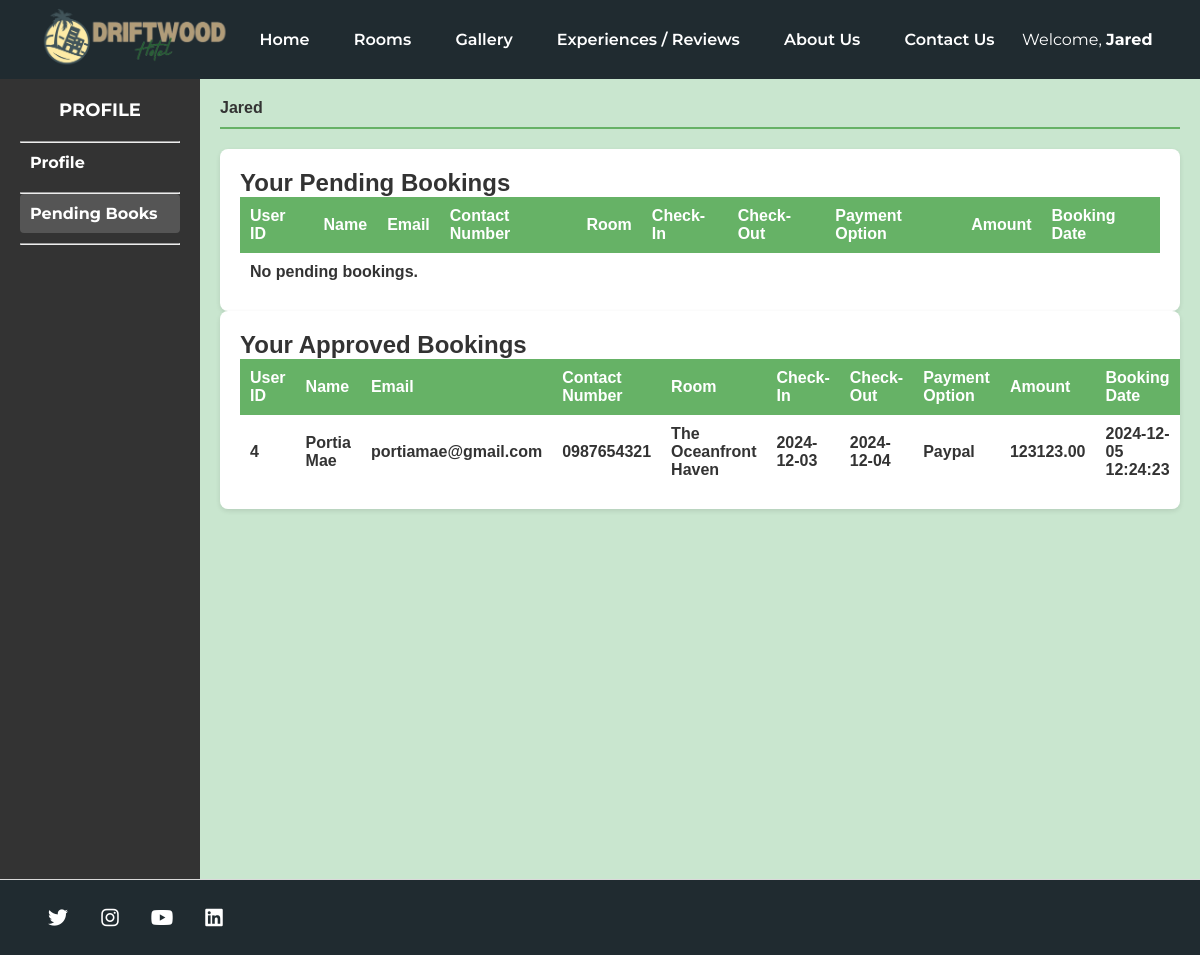
/profile/pending_books.php (signed in), run on the app's committed database.
### tables this page shows
CREATE TABLE `approved_bookings` (
  `id` int(11) NOT NULL,
  `user_id` int(11) DEFAULT NULL,
  `full_name` varchar(255) NOT NULL,
  `email` varchar(255) NOT NULL,
  `contact_number` varchar(15) NOT NULL,
  `room` varchar(50) NOT NULL,
  `check_in` date NOT NULL,
  `check_out` date NOT NULL,
  `payment_option` varchar(50) DEFAULT NULL,
  `amount` decimal(10,2) NOT NULL,
  `created_at` timestamp NOT NULL DEFAULT current_timestamp(),
  `approved_at` timestamp NOT NULL DEFAULT current_timestamp() ON UPDATE current_timestamp()
);

### profile/pending_books.php (the view, shortened to what this page needs)
<?php
require '../logged_in.php';
$user_id = $_SESSION['user_id'];
try {
    $pdo = new PDO("mysql:host=$host;dbname=$dbname", $username, $password);
    $pdo->setAttribute(PDO::ATTR_ERRMODE, PDO::ERRMODE_EXCEPTION);
    $pendingBookingsQuery = "SELECT * FROM bookings WHERE user_id = :user_id";
    $stmt = $pdo->prepare($pendingBookingsQuery);
    $stmt->execute(['user_id' => $user_id]);
    $pendingBookings = $stmt->fetchAll(PDO::FETCH_ASSOC);
    $approvedBookingsQuery = "SELECT * FROM approved_bookings WHERE user_id = :user_id";
    $stmt = $pdo->prepare($approvedBookingsQuery);
    $stmt->execute(['user_id' => $user_id]);
    $approvedBookings = $stmt->fetchAll(PDO::FETCH_ASSOC);
} catch (PDOException $e) {
    echo "Error: " . $e->getMessage();
}
?>
<!DOCTYPE html>
<html lang="en">
<head>
    <link rel="stylesheet" href="../css/admindesign.css">
    <link rel="stylesheet" href="../Room-desc.css">
    <link rel="stylesheet" href="https://cdnjs.cloudflare.com/ajax/libs/font-awesome/6.0.0-beta3/css/all.min.css">
</head>
<body>
<header class="main-header">
        <div class="logo"><img src="../Drifcombieng.png" id="logopic"></div>
        <nav class="header-nav">
            <a href="../index.php">Home</a>
            <a href="../rooms.php">Rooms</a>
            <a href="../index.php#Gallery">Gallery</a>
            <a href="../index.php#Experience">Experiences / Reviews</a>
            <a href="../index.php#About">About Us</a>
            <a href="../index.php#Contact">Contact Us</a>
        </nav>
</header>
    <div class="dashboard">
        <aside class="sidebar">
            <div class="admin-title">PROFILE</div>
            <nav class="menu">
                <hr>
                <a href="profile.php" class="menu-item">Profile</a>
                <hr>
                <a href="pending_books.php" class="menu-item active">Pending Books</a>
                <hr>
            </nav>
        </aside>
        <div class="content">
            <div class="content-header">
            </div>
                <div class="table-container">
                        <h2>Your Pending Bookings</h2>
                        <table>
                            <thead>
                                <tr>
                                    <th>User ID</th>
                                    <th>Name</th>
                                    <th>Email</th>
                                    <th>Contact Number</th>
                                    <th>Room</th>
                                    <th>Check-In</th>
                                    <th>Check-Out</th>
                                    <th>Payment Option</th>
                                    <th>Amount</th>
                                    <th>Booking Date</th>
                                </tr>
                            </thead>
                            <tbody>
                                <?php if (!empty($pendingBookings)): ?>
                                    <?php foreach ($pendingBookings as $row): ?>
                                        <tr>
                                            <td><?php echo $row['user_id']; ?></td>
                                            <td><?php echo $row['full_name']; ?></td>
                                            <td><?php echo $row['email']; ?></td>
                                            <td><?php echo $row['contact_number']; ?></td>
                                            <td><?php echo $row['room']; ?></td>
                                            <td><?php echo $row['check_in']; ?></td>
                                            <td><?php echo $row['check_out']; ?></td>
                                            <td><?php echo $row['payment_option']; ?></td>
                                            <td><?php echo $row['amount']; ?></td>
                                            <td><?php echo $row['created_at']; ?></td>
                                            <td>
                                            </td>
                                        </tr>
                                    <?php endforeach; ?>
                                <?php else: ?>
                                    <tr>
                                        <td colspan="11">No pending bookings.</td>
                                    </tr>
                                <?php endif; ?>
                            </tbody>
                        </table>
                    </div>
                    <div class="table-container">
                        <h2>Your Approved Bookings</h2>
                        <table>
                            <thead>
                                <tr>
                                    <th>User ID</th>
                                    <th>Name</th>
                                    <th>Email</th>
                                    <th>Contact Number</th>
                                    <th>Room</th>
                                    <th>Check-In</th>
                                    <th>Check-Out</th>
                                    <th>Payment Option</th>
                                    <th>Amount</th>
                                    <th>Booking Date</th>
                                </tr>
                            </thead>
                            <tbody>
                                <?php if (!empty($approvedBookings)): ?>
                                    <?php foreach ($approvedBookings as $row): ?>
                                        <tr>
                                            <td><?php echo $row['user_id']; ?></td>
                                            <td><?php echo $row['full_name']; ?></td>
                                            <td><?php echo $row['email']; ?></td>
                                            <td><?php echo $row['contact_number']; ?></td>
                                            <td><?php echo $row['room']; ?></td>
                                            <td><?php echo $row['check_in']; ?></td>
                                            <td><?php echo $row['check_out']; ?></td>
                                            <td><?php echo $row['payment_option']; ?></td>
                                            <td><?php echo $row['amount']; ?></td>
                                            <td><?php echo $row['created_at']; ?></td>
                                        </tr>
                                    <?php endforeach; ?>
                                <?php else: ?>
                                    <tr>
                                        <td colspan="11">No approved bookings.</td>
                                    </tr>
                                <?php endif; ?>
                            </tbody>
                        </table>
                    </div>
            </div>
        </div>
</body>
<footer class="footer">
    <div class="social-icons">
        <a href="https://x.com/DriftwoodHotel_" class="social-icon" target="_blank" aria-label="Twitter">
            <i class="fa-brands fa-twitter"></i>
        </a>
        <a href="https://instagram.com" class="social-icon" target="_blank" aria-label="Instagram">
            <i class="fab fa-instagram"></i>
        </a>
        <a href="https://www.youtube.com/channel/UCvgEu53gkqXZ369T61gtMEg" class="social-icon" target="_blank" aria-label="YouTube">
            <i class="fab fa-youtube"></i>
        </a>
        <a href="https://www.linkedin.com/in/driftwoodhotel-ph-8a8008338/" class="social-icon" target="_blank" aria-label="LinkedIn">
            <i class="fab fa-linkedin"></i>
        </a>
    </div>
</footer>
</html>

### css/admindesign.css (style rules this page uses)
*, *::before, *::after { margin: 0; padding: 0; box-sizing: border-box; }
:root { --bg-60-: #202B30; --bg-30-: #384B54; --bg-10-: #FFFFFF; --bg-sub-: whitesmoke; --bg-btn-: #68D2B7; --font-fam-poppins-: "Poppins", sans-serif; --font-fam-montserrat-: "Montserrat", sans-serif; }
html { scroll-behavior: smooth; }
body { margin: 0; font-family: Arial, sans-serif; background-color: #e6f3e6; overflow-x: hidden; }
.main-header { display: flex; align-items: center; padding: 10px; background-color: #66b266; }
.main-header .logo img { height: 50px; }
.dashboard { display: flex; height: 100vh; overflow-x: hidden; }
.admin-title { text-align: center; font-family: 'Montserrat'; }
.sidebar { width: 200px; background-color: #333; color: white; height: 100vh; padding: 20px; box-sizing: border-box; }
.sidebar .admin-title { font-size: 18px; font-weight: bold; margin-bottom: 20px; }
.sidebar .menu .menu-item { display: block; color: white; text-decoration: none; padding: 10px; margin-bottom: 10px; border-radius: 4px; font-family: 'Montserrat'; }
.sidebar .menu .menu-item:hover, .sidebar .menu .menu-item.active { background-color: #555; }
.content { flex: 1; padding: 20px; box-sizing: border-box; background-color: #C9E6CF; overflow-x: auto; }
.content-header { display: flex; justify-content: space-between; align-items: center; border-bottom: 2px solid #66b266; padding-bottom: 10px; margin-bottom: 20px; }
.table-container { background-color: white; padding: 20px; border-radius: 8px; box-shadow: 0 2px 5px rgba(0, 0, 0, 0.1); overflow-x: auto; }
table { width: 100%; border-collapse: collapse; table-layout: auto; }
thead th { background-color: #66b266; color: white; padding: 10px; text-align: left; }
tbody td { padding: 10px; border-bottom: 1px solid #ddd; word-wrap: break-word; }
tbody tr:last-child td { border-bottom: none; }

### Room-desc.css (style rules this page uses)
*, *::before, *::after { margin: 0; padding: 0; box-sizing: border-box; }
:root { --bg-60-: #202B30; --bg-30-: #384B54; --bg-10-: #FFFFFF; --bg-sub-: whitesmoke; --bg-btn-: #68D2B7; --font-fam-poppins-: "Poppins", sans-serif; --font-fam-montserrat-: "Montserrat", sans-serif; }
html { scroll-behavior: smooth; }
body { background-color: #ACB9B6; color: #333; }
.main-header { width: 100%; height: 79px; background: #202b30; display: flex; justify-content: space-between; align-items: center; padding: 0 40px; box-sizing: border-box; }
#logopic { width: 12em; height: auto; }
.header-nav a { margin: 0 20px; font-weight: 600; font-size: 16px; color: #FFFFFF; text-decoration: none; }
a { color: inherit; text-decoration: none; }
header { font-family: var(--font-fam-montserrat-); background-color: var(--bg-60-); display: flex; flex-direction: column; justify-content: space-evenly; align-items: center; color: white; }
* { box-sizing: border-box; }
footer { width: 100%; height: 76px; background-color: #202b30; display: flex; justify-content: flex-start; align-items: center; border-top: 1px solid #D9D9D9; padding: 10px 40px; }
footer i { padding: 20px; font-size: 30px; }
.social-icons { display: flex; gap: 16px; }
.social-icon { width: 36px; height: 36px; color: #FFFFFF; display: flex; justify-content: center; align-items: center; border-radius: 50%; font-size: 20px; transition: background-color 0.3s, transform 0.3s; text-decoration: none; }
.social-icon i { font-size: 20px; }
@media screen and (min-width: 60em) { header { flex-direction: row; } }

### data on the page
approved_bookings: user "4", full_name "Portia Mae", email "portiamae@gmail.com", contact_number "0987654321", room "The Oceanfront Haven", check_in "2024-12-03", check_out "2024-12-04", payment_option "Paypal", amount "123123.00", created_at "2024-12-05 12:24:23"

### other printed values
$username "Jared"
